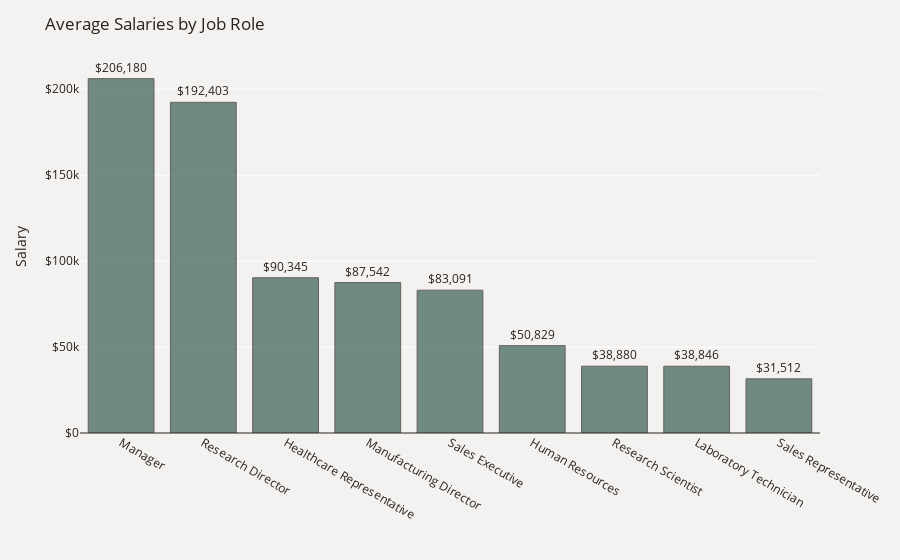

Notebook source saved alongside this figure:
### Markdown cell above
In comparison to current employees, former employees had lower median salaries across all three departments. In Human Resources, women tend to have higher median salaries than men.

### Code cell
plot_df = data.groupby('JobRole')['MonthlyIncome'].mean()
plot_df = plot_df.mul(12).rename('Salary').reset_index().sort_values('Salary', ascending=False)
fig = px.bar(plot_df, x='JobRole', y='Salary', text='Salary', opacity=0.7)
fig.update_traces(texttemplate='$%{text:,.0f}', textposition='outside',
                  marker_line=dict(width=1, color='#28221D'), marker_color='#3A5F53')
fig.update_yaxes(zeroline=True, zerolinewidth=1, zerolinecolor='#28221D')
fig.update_layout(title_text='Average Salaries by Job Role', font_color='#28221D',
                  yaxis=dict(title='Salary',tickprefix='$'), height=500,
                  xaxis_title='', paper_bgcolor='#F4F2F0', plot_bgcolor='#F4F2F0')
fig.show()

### Figure 1 — Plotly figure (JSON) as saved in the notebook; plotly's stock layout.template omitted (floating-point values rounded to 4 significant figures)
{"data": [{"alignmentgroup": "True", "hovertemplate": "JobRole=%{x}<br>Salary=%{text}<extra></extra>", "legendgroup": "", "marker": {"color": "#3A5F53", "line": {"color": "#28221D", "width": 1}, "opacity": 0.7, "pattern": {"shape": ""}}, "name": "", "offsetgroup": "", "orientation": "v", "showlegend": false, "text": [206200.0, 192400.0, 90350.0, 87540.0, 83090.0, 50829, 38880.0, 38850.0, 31512], "textposition": "outside", "texttemplate": "$%{text:,.0f}", "type": "bar", "x": ["Manager", "Research Director", "Healthcare Representative", "Manufacturing Director", "Sales Executive", "Human Resources", "Research Scientist", "Laboratory Technician", "Sales Representative"], "xaxis": "x", "y": [206200.0, 192400.0, 90350.0, 87540.0, 83090.0, 50829, 38880.0, 38850.0, 31512], "yaxis": "y"}], "layout": {"barmode": "relative", "font": {"color": "#28221D"}, "legend": {"tracegroupgap": 0}, "margin": {"t": 60}, "paper_bgcolor": "#F4F2F0", "plot_bgcolor": "#F4F2F0", "title": {"text": "Average Salaries by Job Role"}, "xaxis": {"anchor": "y", "domain": [0, 1], "title": {"text": ""}, "type": "category", "range": [-0.5, 8.5], "autorange": true}, "yaxis": {"anchor": "x", "domain": [0, 1], "tickprefix": "$", "title": {"text": "Salary"}, "zeroline": true, "zerolinecolor": "#28221D", "zerolinewidth": 1, "type": "linear", "range": [0, 217000.0], "autorange": true}, "autosize": true}}
